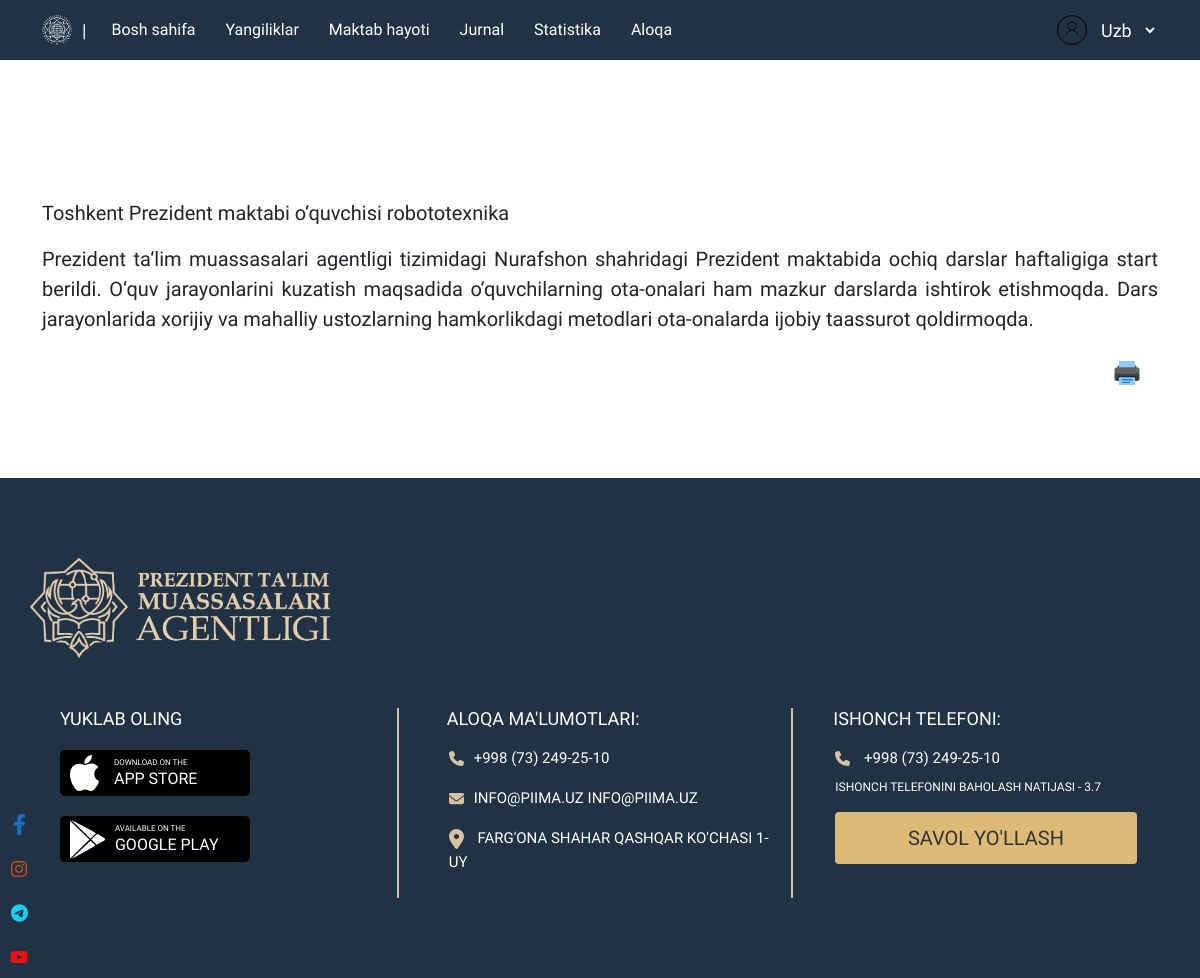
Screenshot of /new/4/ with the database file from the repository.
### asosiy/models.py (models this page shows, shortened)
class Yangiliklar(models.Model):
    sarlavha = models.CharField(max_length=60)
    matn = models.TextField()
    rasm = models.FileField()
    sana = models.DateField(auto_now_add=True)

### asosiy/views.py (the view)
# urls.py: path('new/<int:pk>/', YangilikDetailView.as_view()),
class YangilikDetailView(View):
    def get(self, request, pk):
        data = {
            "yangilik":Yangiliklar.objects.get(id=pk)
        }
        return render(request, 'newsTitle.html', data)

### templates/newsTitle.html
{% extends 'header.html' %}
{% block content %}
    <section class="newsTitle">
        <div class="container py-5">
            <div class="ck-content clearfix">
                <p style="text-align:justify"><span style="font-size:20px">{{yangilik.sarlavha}}</span></p>
                <p style="text-align:justify"><span style="font-size:20px">{{yangilik.matn}}</span></p>
            </div>
            <div class="float-right">
                <a href="#" onclick="print()" class="text-right dataTooltip nav-link" title="Print" aria-expanded="false">
                    <img width="30" src="./img/print.png">
                </a>
            </div>
        </div>
    </section>
{% endblock %}

### static/css/main.css (style rules this page uses)
* { margin: 0; padding: 0; -webkit-box-sizing: border-box; box-sizing: border-box; }
h1, h2, h3, h4, h5, h6, p, li, span, a, div { font-family: 'Kanit', sans-serif !important; }
a { text-decoration: none; color: #353232; }
.newsTitle { padding: 150px 0 80px; }
.newsTitle .float-right { float: right; }

### rows the page displays
Yangiliklar: sarlavha "Toshkent Prezident maktabi o‘quvchisi robototexnika", matn "Prezident ta‘lim muassasalari agentligi tizimidagi Nurafshon shahridagi Prezident maktabida ochiq darslar haftaligiga start berildi. O‘quv jarayonlarini kuzatish maqsadida o‘quvchilarning ota-onalari ham mazkur darslarda ishtirok etishmoqda. Dars jarayonlarida xorijiy va mahalliy ustozlarning hamkorlikdagi metodlari ota-onalarda ijobiy taassurot qoldirmoqda."
